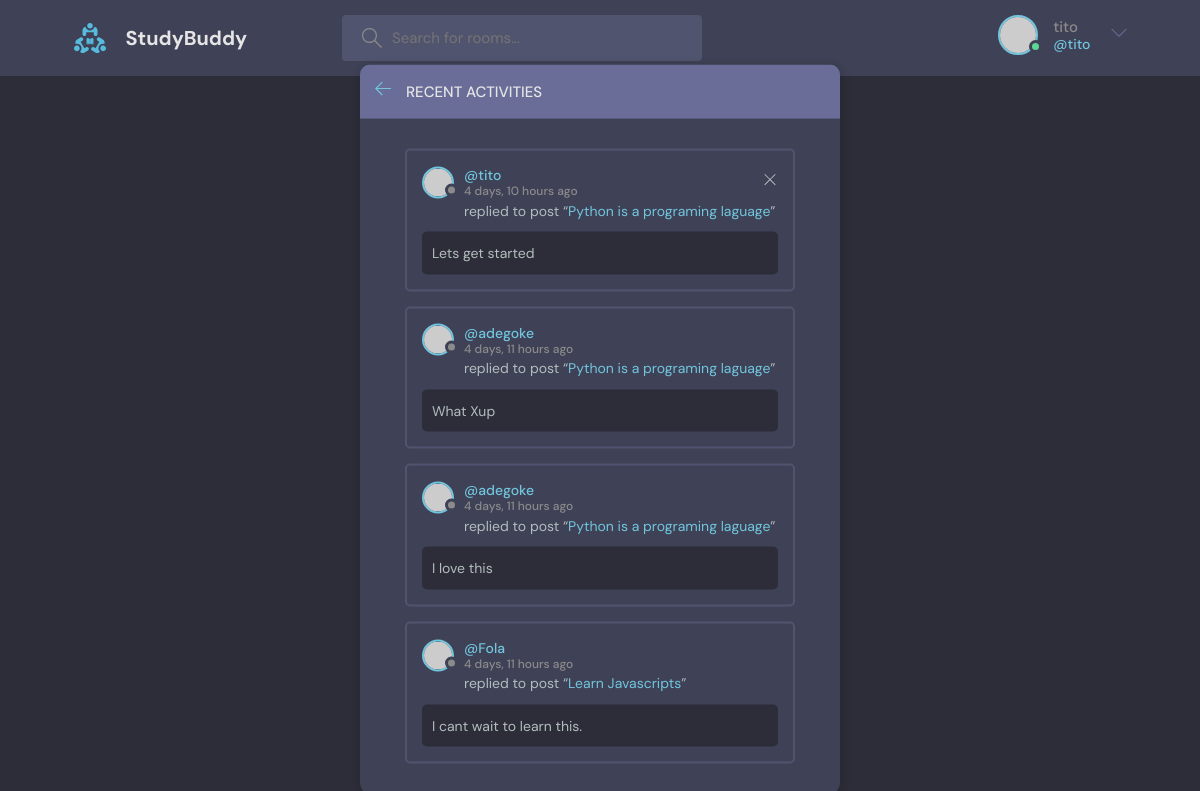
The page /activity/ (signed in) on the database as committed earlier.
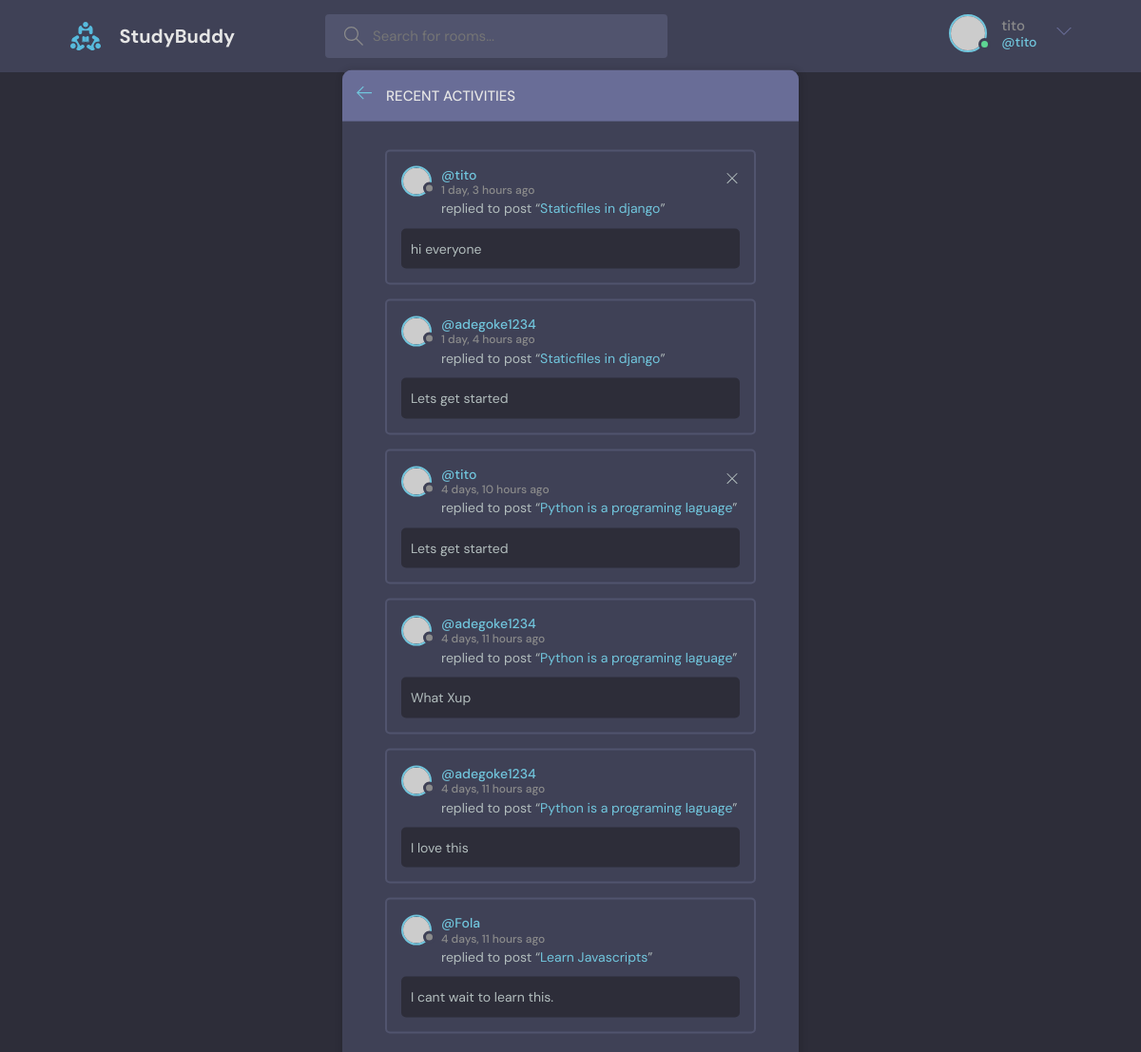
The same page on the database as committed later.
### base/models.py (models this page shows, shortened)
class Message(models.Model):
    user=models.ForeignKey(User, on_delete=models.CASCADE)
    room= models.ForeignKey(Room, on_delete=models.CASCADE)
    body= models.TextField()
    updated=models.DateTimeField(auto_now=True)
    created= models.DateTimeField(auto_now_add=True)
    class Meta:
        ordering = ['-updated', '-created']

class Room(models.Model):
    host = models.ForeignKey(User, on_delete=models.SET_NULL, null=True)
    topic = models.ForeignKey(Topic, on_delete=models.SET_NULL, null=True)
    name=models.CharField(max_length=200)
    description=models.TextField(null=True, blank=True)
    participants=models.ManyToManyField(User, related_name='participants', blank=True)
    updated=models.DateTimeField(auto_now=True)
    created= models.DateTimeField(auto_now_add=True)
    class Meta:
        ordering = ['-updated', '-created']
    def __str__(self):
        return self.name

### base/views.py (the view)
# urls.py: path('activity/', views.activityPage, name='activity'),
@login_required(login_url='login')
def activityPage(request):
    room_messages=Message.objects.all()
    context={'room_messages': room_messages}
    return render(request, 'base/activity.html', context)

### base/templates/base/activity.html
{% extends 'main.html' %}
   {% block content %}
   <main class="layout">
    <div class="container">
      <div class="layout__box">
        <div class="layout__boxHeader">
          <div class="layout__boxTitle">
            <a href="{% url 'home' %}">
              <svg version="1.1" xmlns="http://www.w3.org/2000/svg" width="32" height="32" viewBox="0 0 32 32">
                <title>arrow-left</title>
                <path
                  d="M13.723 2.286l-13.723 13.714 13.719 13.714 1.616-1.611-10.96-10.96h27.625v-2.286h-27.625l10.965-10.965-1.616-1.607z"
                ></path>
              </svg>
            </a>
            <h3>Recent Activities</h3>
          </div>
        </div>
        <div class="activities-page layout__body">
          {% for message in room_messages%}
          <div class="activities__box">
            <div class="activities__boxHeader roomListRoom__header">
              <a href="{% url 'profile' message.user.id %}" class="roomListRoom__author">
                <div class="avatar avatar--small">
                  <img src="https://randomuser.me/api/portraits/women/11.jpg" />
                </div>
                <p>
                  @{{message.user}}
                  <span>{{message.created|timesince}} ago</span>
                </p>
              </a>
              <div class="roomListRoom__actions">
                {% if request.user == message.user %}
                <a href="{% url 'delete-message' message.id %}">
                  <svg version="1.1" xmlns="http://www.w3.org/2000/svg" width="32" height="32" viewBox="0 0 32 32">
                    <title>remove</title>
                    <path
                      d="M27.314 6.019l-1.333-1.333-9.98 9.981-9.981-9.981-1.333 1.333 9.981 9.981-9.981 9.98 1.333 1.333 9.981-9.98 9.98 9.98 1.333-1.333-9.98-9.98 9.98-9.981z"
                    ></path>
                  </svg>
                </a>
                {% endif %}
              </div>
            </div>
            <div class="activities__boxContent">
              <p>replied to post “<a href="{% url 'room' user.id %}">{{message.room}}</a>”</p>
              <div class="activities__boxRoomContent">
             {{message.body}}
              </div>
            </div>
          </div>
          {% endfor %}
        </div>
      </div>
    </div>
  </main>
   {% endblock content %}

Rows that differ between the two databases and show on the page:
added Message: user "tito", created "1 day, 3 hours", room "Staticfiles in django", body "hi everyone"
added Message: user "adegoke1234", created "1 day, 4 hours", room "Staticfiles in django", body "Lets get started"
changed through a linked row, Message "What Xup": user "adegoke" → "adegoke1234"
changed through a linked row, Message "I love this": user "adegoke" → "adegoke1234"
